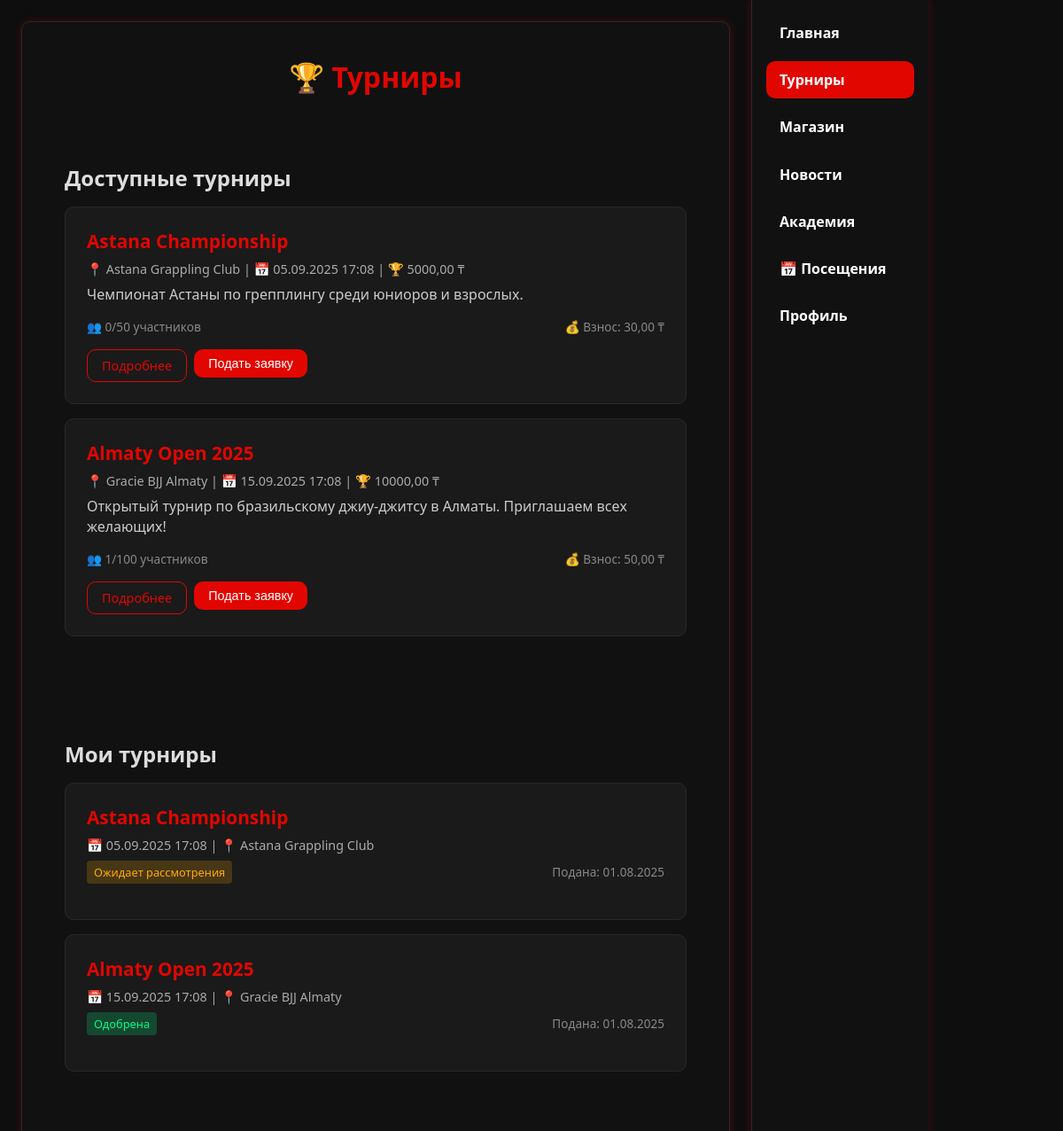
The page /tournaments/ (signed in) on the database its author committed.
### tournaments/models.py (models this page shows, shortened)
class Tournament(models.Model):
    LEVEL_CHOICES = [
        ("beginner", "Начинающий"),
        ("intermediate", "Средний"),
        ("advanced", "Продвинутый"),
        ("all", "Все уровни"),
    ]
    title = models.CharField(max_length=200, verbose_name="Название турнира")
    description = models.TextField(verbose_name="Описание")
    gym = models.ForeignKey(Gym, on_delete=models.CASCADE, verbose_name="Академия")
    organizer = models.ForeignKey(
        settings.AUTH_USER_MODEL,
        on_delete=models.CASCADE,
        limit_choices_to={"role__in": ["coach", "admin"]},
        verbose_name="Организатор",
    )
    level = models.CharField(
        max_length=20, choices=LEVEL_CHOICES, default="all", verbose_name="Уровень"
    )
    max_participants = models.PositiveIntegerField(default=50, verbose_name="Максимум участников")
    registration_deadline = models.DateTimeField(verbose_name="Дедлайн регистрации")
    tournament_date = models.DateTimeField(verbose_name="Дата турнира")
    entry_fee = models.DecimalField(
        max_digits=10, decimal_places=2, default=Decimal("0.00"), verbose_name="Взнос за участие"
    )
    prize_pool = models.DecimalField(
        max_digits=10, decimal_places=2, default=Decimal("0.00"), verbose_name="Призовой фонд"
    )
    is_active = models.BooleanField(default=True, verbose_name="Активен")
    created_at = models.DateTimeField(auto_now_add=True, verbose_name="Дата создания")
    updated_at = models.DateTimeField(auto_now=True, verbose_name="Дата обновления")
    class Meta:
        verbose_name = "Турнир"
        verbose_name_plural = "Турниры"
        ordering = ["-tournament_date"]
    @property
    def current_participants(self):
        return self.applications.filter(status="approved").count()  # type: ignore
    @property
    def is_full(self):
        return self.current_participants >= self.max_participants

class TournamentApplication(models.Model):
    STATUS_CHOICES = [
        ("pending", "Ожидает рассмотрения"),
        ("approved", "Одобрена"),
        ("rejected", "Отклонена"),
        ("cancelled", "Отменена"),
    ]
    tournament = models.ForeignKey(
        Tournament, on_delete=models.CASCADE, related_name="applications", verbose_name="Турнир"
    )
    participant = models.ForeignKey(
        settings.AUTH_USER_MODEL,
        on_delete=models.CASCADE,
        limit_choices_to={"role": "student"},
        verbose_name="Участник",
    )
    status = models.CharField(
        max_length=20, choices=STATUS_CHOICES, default="pending", verbose_name="Статус"
    )
    weight_category = models.CharField(max_length=50, blank=True, verbose_name="Весовая категория")
    experience_years = models.PositiveIntegerField(default=0, verbose_name="Опыт в годах")
    message = models.TextField(blank=True, verbose_name="Сообщение")
    applied_at = models.DateTimeField(auto_now_add=True, verbose_name="Дата подачи")
    processed_at = models.DateTimeField(null=True, blank=True, verbose_name="Дата обработки")
    processed_by = models.ForeignKey(
        settings.AUTH_USER_MODEL,
        on_delete=models.SET_NULL,
        null=True,
        blank=True,
        limit_choices_to={"role__in": ["coach", "admin"]},
        related_name="processed_tournament_applications",
        verbose_name="Обработал",
    )
    class Meta:
        verbose_name = "Заявка на турнир"
        verbose_name_plural = "Заявки на турниры"
        ordering = ["-applied_at"]
        unique_together = ["tournament", "participant"]

### gyms/models.py (models this page shows, shortened)
class Gym(models.Model):
    name = models.CharField(max_length=200, verbose_name="Название академии")
    address = models.TextField(verbose_name="Адрес")
    phone = models.CharField(max_length=20, verbose_name="Телефон")
    email = models.EmailField(verbose_name="Email")
    description = models.TextField(blank=True, verbose_name="Описание")
    image = models.ImageField(upload_to="gyms/", blank=True, null=True, verbose_name="Фото")
    rating = models.DecimalField(
        max_digits=3,
        decimal_places=2,
        default=Decimal("0.00"),
        validators=[MinValueValidator(0), MaxValueValidator(5)],
        verbose_name="Рейтинг",
    )
    is_active = models.BooleanField(default=True, verbose_name="Активна")
    created_at = models.DateTimeField(auto_now_add=True, verbose_name="Дата создания")
    updated_at = models.DateTimeField(auto_now=True, verbose_name="Дата обновления")
    class Meta:
        verbose_name = "Академия"
        verbose_name_plural = "Академии"
        ordering = ["name"]

### tournaments/views.py (the view)
# urls.py: path("", views.tournament_list, name="list"),
def tournament_list(request):
    tournaments = Tournament.objects.filter(is_active=True).order_by("tournament_date")
    return render(request, "tournaments/tournament.html", {"tournaments": tournaments})

### templates/tournaments/tournament.html (shortened to what this page needs)
<!DOCTYPE html>
<html lang="ru">
  <head>
    <link href="https://cdn.jsdelivr.net/npm/fullcalendar@6.1.18/main.min.css" rel="stylesheet" />
  </head>
  <body>
    <div class="dashboard">
      <h1>🏆 Турниры</h1>
      <section id="tournaments-list">
        <h2>Доступные турниры</h2>
        {% if tournaments %}
          {% for tournament in tournaments %}
            <div class="tournament-card">
              <div class="tournament-title">{{ tournament.title }}</div>
              <div class="tournament-info">📍 {{ tournament.gym.name }} | 📅 {{ tournament.tournament_date|date:'d.m.Y H:i' }} | 🏆 {{ tournament.prize_pool }} ₸</div>
              <div class="tournament-description">{{ tournament.description|truncatewords:30 }}</div>
              <div class="tournament-meta">
                <span>👥 {{ tournament.current_participants }}/{{ tournament.max_participants }} участников</span>
                <span>💰 Взнос: {{ tournament.entry_fee }} ₸</span>
              </div>
              <div class="tournament-actions">
                <a href="{% url 'tournaments:detail' tournament.pk %}" class="btn btn-secondary">Подробнее</a>
                {% if user.is_authenticated and user.role == 'student' %}
                  {% if tournament.is_full %}
                    <button class="btn btn-disabled" disabled>Мест нет</button>
                  {% else %}
                    <form method="post" action="{% url 'tournaments:apply' tournament.pk %}" style="display: inline;">
                      <button type="submit" class="btn btn-primary">Подать заявку</button>
                    </form>
                  {% endif %}
                {% endif %}
              </div>
            </div>
          {% endfor %}
        {% else %}
          <div class="empty-state">
            <div class="empty-state-icon">🏆</div>
            <p>Пока нет доступных турниров</p>
          </div>
        {% endif %}
      </section>
      {% if user.is_authenticated %}
        <section id="my-tournaments">
          <h2>Мои турниры</h2>
          {% if user.role == 'student' %}
            {% if user.tournamentapplication_set.all %}
              {% for application in user.tournamentapplication_set.all %}
                <div class="tournament-card">
                  <div class="tournament-title">{{ application.tournament.title }}</div>
                  <div class="tournament-info">📅 {{ application.tournament.tournament_date|date:'d.m.Y H:i' }} | 📍 {{ application.tournament.gym.name }}</div>
                  <div class="tournament-meta">
                    <span class="status-badge status-{{ application.status }}">
                      {% if application.status == 'pending' %}
                        Ожидает рассмотрения
                      {% elif application.status == 'approved' %}
                        Одобрена
                      {% elif application.status == 'rejected' %}
                        Отклонена
                      {% elif application.status == 'cancelled' %}
                        Отменена
                      {% endif %}
                    </span>
                    <span>Подана: {{ application.applied_at|date:'d.m.Y' }}</span>
                  </div>
                </div>
              {% endfor %}
            {% else %}
              <div class="empty-state">
                <div class="empty-state-icon">📝</div>
                <p>Вы еще не подавали заявки на турниры</p>
              </div>
            {% endif %}
          {% endif %}
        </section>
      {% endif %}
    </div>
    <nav>
      <a href="{% url 'dashboard:home' %}">Главная</a>
      <a href="{% url 'tournaments:list' %}" class="active">Турниры</a>
      <a href="{% url 'store:list' %}">Магазин</a>
      <a href="{% url 'announcements:list' %}">Новости</a>
      <a href="{% url 'gyms:list' %}">Академия</a>
      <a href="{% url 'attendance:list' %}">📅 Посещения</a>
      <a href="{% url 'users:profile' %}">Профиль</a>
    </nav>
  </body>
</html>

### templates/tournaments/tournament.html (style rules this page uses)
:root { --bg: #0e0e0e; --fg: #ffffff; --accent: #e10600; --input-bg: #1a1a1a; --border: #292929; --radius: 10px; --shadow: 0 0 10px rgba(255, 0, 0, 0.25); }
body { margin: 0; padding: 0; background-color: var(--bg); color: var(--fg); font-family: 'Segoe UI', sans-serif; display: flex; flex-direction: row; min-height: 100vh; box-sizing: border-box; }
.dashboard { max-width: 800px; margin: 1.5rem; padding: 1.5rem; background-color: #111; border: 1px solid var(--border); border-radius: var(--radius); box-shadow: var(--shadow); box-sizing: border-box; flex-grow: 1; overflow-y: auto; }
section { background-color: #111; border-radius: var(--radius); padding: 1.5rem; margin-bottom: 2rem; box-sizing: border-box; }
h1 { text-align: center; color: var(--accent); margin: 1rem 0 2rem; }
h2, h3 { color: #ddd; margin-bottom: 1rem; }
.tournament-card { background-color: var(--input-bg); border: 1px solid var(--border); border-radius: var(--radius); padding: 1.5rem; margin-bottom: 1rem; transition: all 0.3s ease; }
.tournament-title { color: var(--accent); font-size: 1.3rem; font-weight: 600; margin-bottom: 0.5rem; }
.tournament-info { color: #aaa; font-size: 0.9rem; margin-bottom: 0.5rem; }
.tournament-description { color: #ccc; margin-bottom: 1rem; line-height: 1.4; }
.tournament-meta { display: flex; justify-content: space-between; align-items: center; margin-bottom: 1rem; font-size: 0.85rem; color: #888; }
.tournament-actions { display: flex; gap: 0.5rem; }
.btn { padding: 8px 16px; border: none; border-radius: var(--radius); cursor: pointer; font-size: 0.9rem; text-decoration: none; text-align: center; transition: all 0.3s ease; }
.btn-primary { background-color: var(--accent); color: white; }
.btn-secondary { background-color: transparent; color: var(--accent); border: 1px solid var(--accent); }
.status-badge { padding: 4px 8px; border-radius: 4px; font-size: 0.8rem; font-weight: 500; }
.status-pending { background-color: rgba(255, 170, 0, 0.2); color: #ffaa00; }
.status-approved { background-color: rgba(0, 255, 136, 0.2); color: #00ff88; }
nav { background-color: #111; border-left: 1px solid var(--border); width: 200px; box-shadow: var(--shadow); display: flex; flex-direction: column; padding: 1rem; box-sizing: border-box; }
nav a { color: var(--fg); text-decoration: none; padding: 10px 15px; border-radius: var(--radius); margin-bottom: 0.7rem; font-weight: 600; transition: background-color 0.3s; }
nav a:hover, nav a.active { background-color: var(--accent); color: #fff; }

### rows shown on the page
Tournament: title "Astana Championship", gym.name "Astana Grappling Club", tournament_date "05.09.2025 17:08", prize_pool "5000,00", description "Чемпионат Астаны по грепплингу среди юниоров и взрослых.", current_participants "0", max_participants "50", entry_fee "30,00", shows "Подать заявку"
Tournament: title "Almaty Open 2025", gym.name "Gracie BJJ Almaty", tournament_date "15.09.2025 17:08", prize_pool "10000,00", description "Открытый турнир по бразильскому джиу-джитсу в Алматы. Приглашаем всех желающих!", current_participants "1", max_participants "100", entry_fee "50,00", shows "Подать заявку"
TournamentApplication: tournament "Astana Championship", tournament.tournament_date "05.09.2025 17:08", tournament.gym.name "Astana Grappling Club", status "Ожидает рассмотрения", applied_at "01.08.2025"
TournamentApplication: tournament "Almaty Open 2025", tournament.tournament_date "15.09.2025 17:08", tournament.gym.name "Gracie BJJ Almaty", status "Одобрена", applied_at "01.08.2025"
